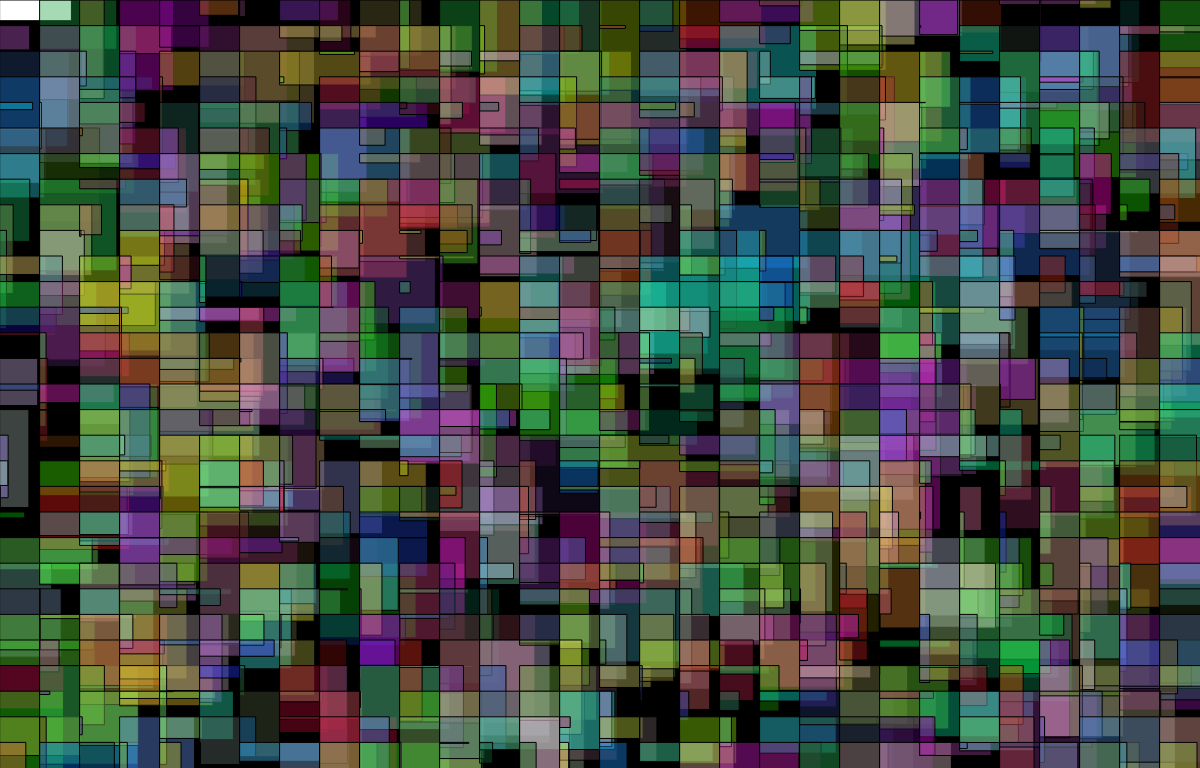
Frame 1 (no input)
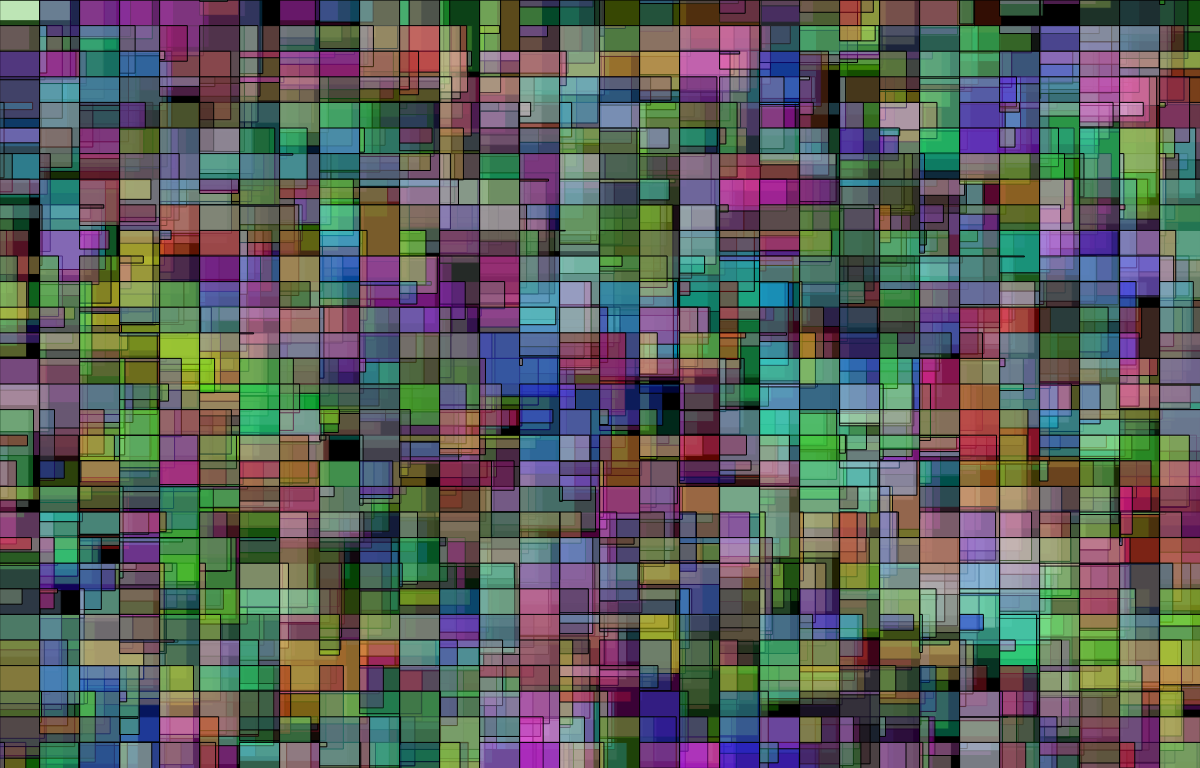
Frame 2 (the mouse pressed at the canvas centre, redrawn once)

The p5.js sketch that drew these frames (run headless with seeded random() and noise() and a simulated clock; the mouse was pressed at the canvas centre and the sketch redrawn once):

// p5.js sketch
// ── sketch.js
//CC Workshop
//work 3:- coloured rectangles - large or small or inbetween
//creates a number of rectangles, depending on the number of rows and cols set




function setup() {
   createCanvas(1200, 768);   //makes a canvas
   background(0);   //three args: red,green,blue 
   noLoop();   //tells to draw only once
}

function draw() {
  //deciding the dimensions of the rectangles
  var rows=30;
  var cols=30;
  var rowHeight=height/rows;  //height and width are prefixed values - the canvas dimensions
  var colWidth=width/cols;
  
  
  
  for(var i=0;i<cols;i++){
    for(var j=0;j<rows;j++)
	{
      rect(i*colWidth,j*rowHeight,random(100),random(100)); //random means it keeps changing inside 
	  fill(random(250),random(250),random(250),100); //fill can have 4 args: r,g,b,alpha
	}
  }	
 
   
  
}
  
